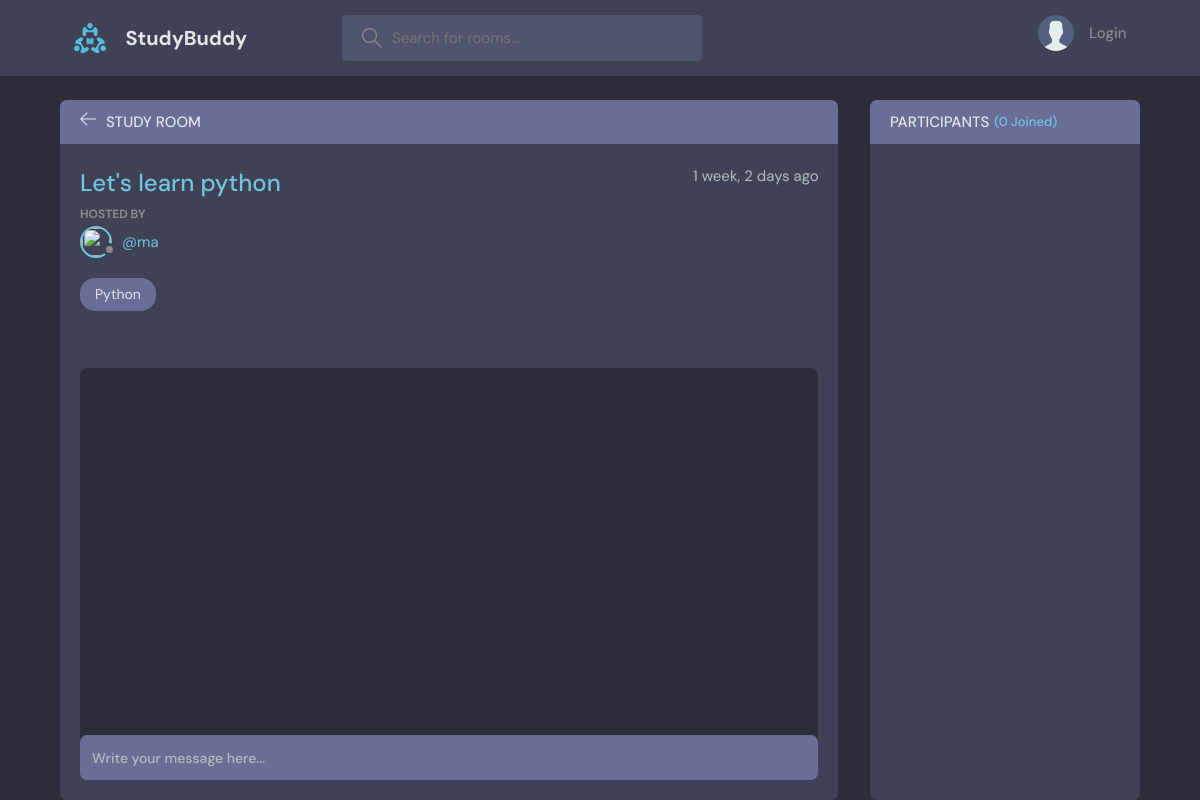
The app's page /room/1/, older data.
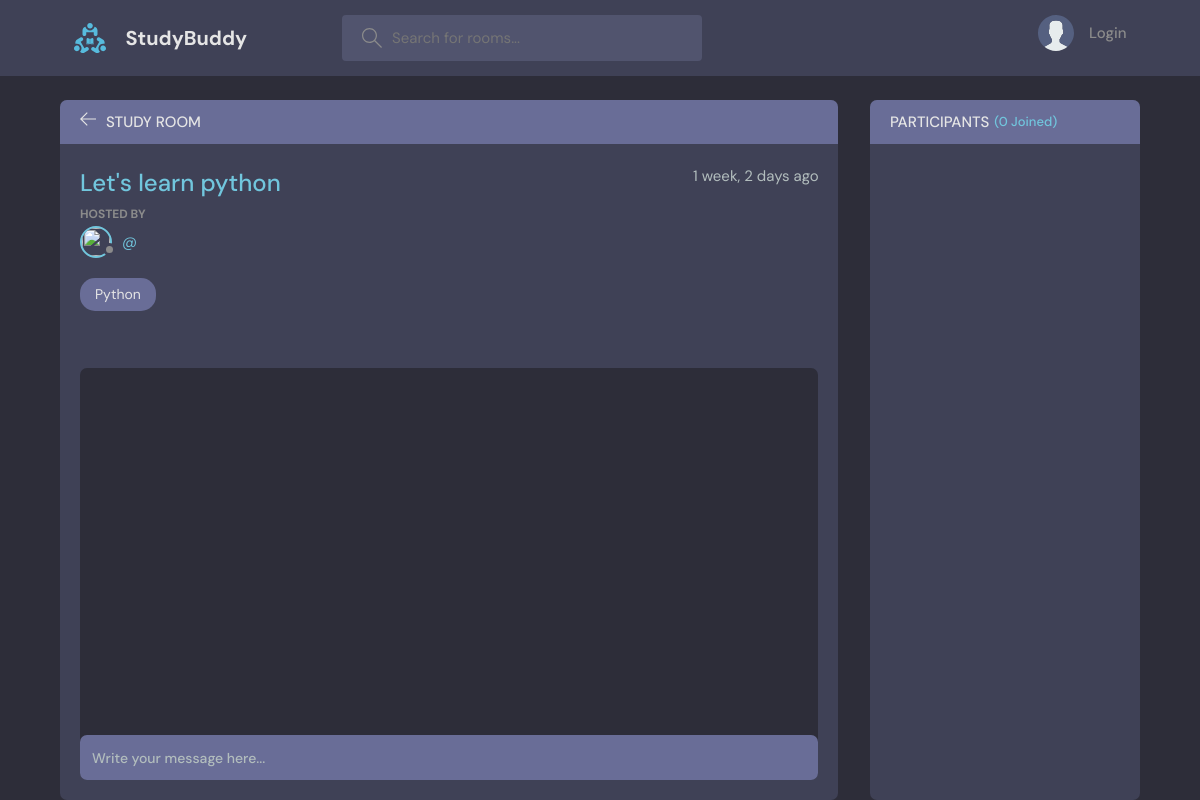
The same page, newer data.
### base/models.py (models this page shows, shortened)
class Room(models.Model):
    host = models.ForeignKey(User, on_delete=models.SET_NULL, null=True)
    topic = models.ForeignKey(Topic, on_delete=models.SET_NULL, null=True)
    name = models.CharField(max_length=100)
    description = models.TextField(null=True, blank=True)
    participants = models.ManyToManyField(User, related_name='participants', blank=True)
    updated = models.DateTimeField(auto_now=True)
    created = models.DateTimeField(auto_now_add=True)
    class Meta:
        ordering = ['-updated', '-created']

class User(AbstractUser):
    name = models.CharField(max_length=200, null=True)
    email = models.EmailField(unique=True, null=True)
    bio = models.TextField(null=True)
    avatar = models.ImageField(null=True, default="avatar.svg")
    USERNAME_FIELD = 'email'
    REQUIRED_FIELDS = ['username']

class Topic(models.Model):
    name = models.CharField(max_length=100)
    def __str__(self):
        return self.name

### base/views.py (the view, shortened to what this page needs)
# urls.py: path('room/<str:pk>/',views.RoomPage, name='room'),
def RoomPage(request,pk):
    room = Room.objects.get(id=pk)
    room_messages = room.message_set.all()
    participants = room.participants.all()
    context={'room':room, 'room_messages':room_messages,'participants':participants}
    return render(request,'base/room.html',context)

### base/templates/base/room.html (shortened to what this page needs)
{% extends 'main.html' %}
{% block content %}
    <main class="profile-page layout layout--2">
      <div class="container">
        <div class="room">
          <div class="room__top">
            <div class="room__topLeft">
              <a href="{% url 'home' %}">
                <svg version="1.1" xmlns="http://www.w3.org/2000/svg" width="32" height="32" viewBox="0 0 32 32">
                  <title>arrow-left</title>
                  <path
                    d="M13.723 2.286l-13.723 13.714 13.719 13.714 1.616-1.611-10.96-10.96h27.625v-2.286h-27.625l10.965-10.965-1.616-1.607z"
                  ></path>
                </svg>
              </a>
              <h3>Study Room</h3>
            </div>
          </div>
          <div class="room__box scroll">
            <div class="room__header scroll">
              <div class="room__info">
                <h3>{{ room.name }}</h3>
                <span>{{ room.created|timesince }} ago</span>
              </div>
              <div class="room__hosted">
                <p>Hosted By</p>
                <a href="{% url 'user-profile' room.host.id %}" class="room__author">
                  <div class="avatar avatar--small">
                    <img src="{{room.host.avater.url}}" />
                  </div>
                  <span>@{{ room.host.username }}</span>
                </a>
              </div>
              <span class="room__topics">{{room.topic}}</span>
            </div>
            <div class="room__conversation">
              <div class="threads scroll">
              </div>
            </div>
          </div>
          <div class="room__message">
            <form action="" method="POST">
              <input name="body" placeholder="Write your message here..." />
            </form>
          </div>
        </div>
        <div class="participants">
          <h3 class="participants__top">Participants <span>({{participants.count}} Joined)</span></h3>
          <div class="participants__list scroll">
          </div>
        </div>
      </div>
    </main>
  {% endblock content %}

### templates/main.html (shortened to what this page needs)
<!DOCTYPE html>
{% load static %}
<html lang="en">
  <head>
    <link rel="stylesheet" href="{% static 'styles/style.css' %}" />
  </head>
  <body>
    {% include 'navbar.html' %}
    {% block content %}
    {% endblock %}
  </body>
</html>

### templates/navbar.html (shortened to what this page needs)
{% load static %}
<header class="header header--loggedIn">
    <div class="container">
      <a href="{% url 'home' %}" class="header__logo">
        <img src="{% static 'images/logo.svg' %}" />
        <h1>StudyBuddy</h1>
      </a>
      <form class="header__search" method="GET" action="{% url 'home' %}">
        <label>
          <input name="q" placeholder="Search for rooms..." />
        </label>
      </form>
      <nav class="header__menu">
        {%if request.user.is_authenticated %}
        <div class="header__user">
          <a href="{% url 'update-user' %}">
            <div class="avatar avatar--medium active">
              <img src="{{request.user.avater.url}}" />
            </div>
            <p>{{ request.user.username }} <span>@{{ request.user.username  }}</span></p>
          </a>
          <button class="dropdown-button">
            <svg version="1.1" xmlns="http://www.w3.org/2000/svg" width="32" height="32" viewBox="0 0 32 32">
              <title>chevron-down</title>
              <path d="M16 21l-13-13h-3l16 16 16-16h-3l-13 13z"></path>
            </svg>
          </button>
        </div>
        {% else %}
        <a href="{% url 'login' %}">
          <img src="{% static 'images/avatar.svg' %}" />
          <p>Login</p>
        </a>
        {% endif %}
      </nav>
    </div>
  </header>

Row changes from the older to the newer data that the page shows:
changed Room "Let's learn python": host.username "ma" → (not shown)
